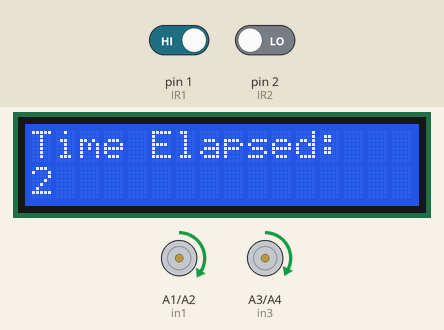
The sketch below on a simulated Arduino Uno, built with avr-gcc and run on an emulated ATmega328P. Parts: 16×2 character LCD, motor-driver pin pairs drawn as motors (green arrow = first pin HIGH = forward, orange = second pin HIGH = backward, longer = more drive, scaled by the enable pin). Inputs (shaded band) come from the test bench; at power-on: pin 1 (IR1) HIGH, pin 2 (IR2) LOW.

Above: at 2.6 s.
2.7 s: pin 1 (IR1) driven LOW
At 3.8 s:
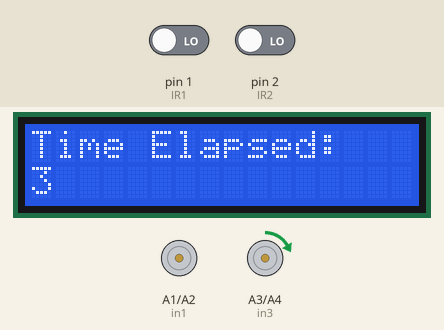
5.7 s: pin 2 (IR2) driven HIGH
At 6.5 s:
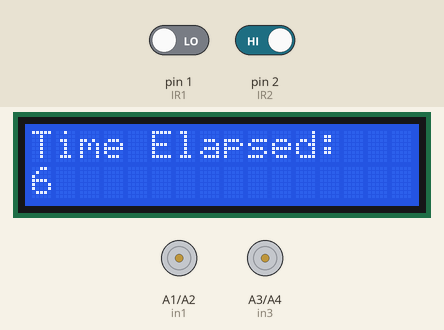
8.7 s: pin 1 (IR1) driven HIGH
At 9.8 s:
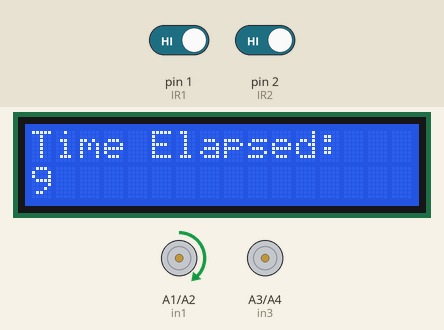
Timing chart, 0 to 11.7 s (numbered marks = the images above; inputs shaded):
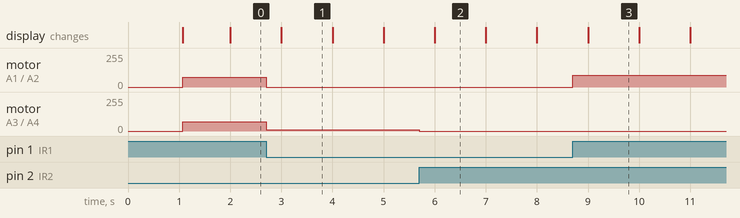

Measured:
- after the input at 2.7 s, motor on A1 (in1) / A2 (in2): forward 75/255 → stopped at once; motor on A3 (in3) / A4 (in4): forward 70/255 → forward 11/255 at once
- after the input at 5.7 s, motor on A3 (in3) / A4 (in4): forward 11/255 → stopped at once
- after the input at 8.7 s, motor on A1 (in1) / A2 (in2): stopped → forward 90/255 at once
- what the display in image 1 shows lasts 1.0 s, from 3.0 s to 4.0 s

The sketch:

LineFollowing.ino
```cpp
#include<LiquidCrystal.h>

//initialize the pins for my reference
//int rs=8, en=9, d4=4,d5=5,d6=6, d7=7;
//initialize the pins with the lcd library
LiquidCrystal lcd(8,9,4,5,6,7);
 int i;
 int input1;
 int input2;
 int period;
//this is for the car to go straight
int carspeedA = 75;
int carspeedB = 70;
//this is for the car to turn left
int leftspeedA = 10;
int leftspeedB = 91;
//this is for the car to turn right
int rightspeedA = 90;
int rightspeedB =11;


//initilaizing the motor A
int enA = 3;
int in1 = A1;
int in2 = A2;
//initializing motor B
int enB = 11;
int in3 = A3;
int in4 = A4;
//initializing input variables
int IR1 = 1;//ready-made
int IR2 = 2;//diy


//set-up initial status of pins
void setup()
{
  pinMode(enA, OUTPUT);
  pinMode(enB, OUTPUT);
  pinMode(in1, OUTPUT);
  pinMode(in2, OUTPUT);
  pinMode(in3, OUTPUT);
  pinMode(in4, OUTPUT);
  pinMode(IR1, INPUT);
  pinMode(IR2, INPUT);

 //turn off all motors at initial state
  digitalWrite(in1, LOW);
  digitalWrite(in2, LOW);
  digitalWrite(in3, LOW);
  digitalWrite(in4, LOW);
  //setting up lcd
  lcd.begin(16,2);
  lcd.setCursor(0,0);
  lcd.print("Hi I am Jeff");
  delay (1000);
  lcd.clear();
  lcd.setCursor(0,0);
  lcd.print("Time Elapsed:");

}


void loop()
{
      lcd.setCursor(0,2);
      lcd.print(millis()/1000);

      if(digitalRead(IR1)==LOW && digitalRead(IR2)== HIGH)//WHEN IT DOESNT LIGHT UP
      {
        notmove();
      }
      else if(digitalRead(IR1)== HIGH && digitalRead(IR2) == LOW)//WHEN IT  LIGHT UP
      {
        if(millis()>50000){
          carspeedA = 125;
          carspeedB= 125;
        }
          else if(millis()>25000){
          carspeedA = 95;
          carspeedB= 90;
        }
        else if(millis()>32000){
          carspeedA = 65;
          carspeedB= 60;
        }
        straight();
      }

      else if(digitalRead(IR1)==LOW && digitalRead(IR2)== LOW)//car moves right
      {
          if(millis()>50000){
          rightspeedA = 92;
          rightspeedB = 70;
        }
          else if(millis()>32000){
          rightspeedA = 85;
          rightspeedB = 10;
        }

        right();
      }
 else if(digitalRead(IR1)==HIGH && digitalRead(IR2)== HIGH){//car moves left
          if(millis()>50000){
          leftspeedA = 30;
          leftspeedB = 90;
        }
         else if(millis()>32000){
          leftspeedA = 10;
          leftspeedB = 85;
        }
        left();
       }
    }


void straight(){


    digitalWrite(in1,HIGH);
    digitalWrite(in2,LOW);
    digitalWrite(in3,HIGH);
    digitalWrite(in4,LOW);
    analogWrite (enA, carspeedA);
    analogWrite (enB, carspeedB);

}


void notmove(){
      //Stop both Motors
    digitalWrite(in1,LOW);
    digitalWrite(in2,LOW);
    digitalWrite(in3,LOW);
    digitalWrite(in4,LOW);
    analogWrite (enA, 0);
    analogWrite (enB, 0);
}

void right(){
      //Tilt robot towards right by stopping the right wheel and moving the left one
    digitalWrite(in1,LOW);     // If I want to turn right then the speed of the right wheel should be less than that of the left wheel, here, let a be the right wheel
    digitalWrite(in2,LOW);
    digitalWrite(in3,HIGH);
    digitalWrite(in4,LOW);
    analogWrite (enA,rightspeedA);
    analogWrite (enB, rightspeedB);
}

void left(){
      //Tilt robot towards left by stopping the left wheel and moving the right one
    digitalWrite(in1,HIGH);
    digitalWrite(in2,LOW);
    digitalWrite(in3,LOW);
    digitalWrite(in4,LOW);
    analogWrite (enA, leftspeedA);
    analogWrite (enB, leftspeedB);
}
```
